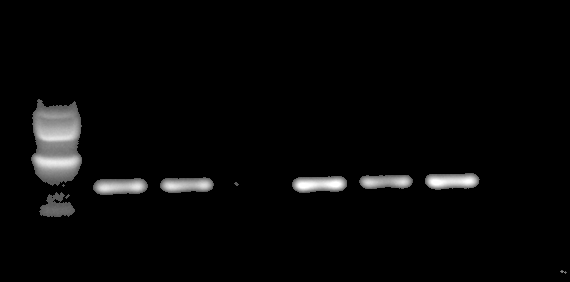
#> input picture data/test_samples/sample7_edit.png, 570 x 282 px, found by its file name
$ python FA_threshold.py
#> lines starting #> are read from the running program, lines starting #| are printed output that depends on the picture; after the words box and inside, x2 and y2 are one past the last pixel; in counts of white or black regions, pixels touching at a corner belong together
#> in firefly, img is the input picture: shape (282, 570); min 0, max 255, mean 7.3
import numpy as np
from skimage import io
from skimage.util import img_as_ubyte


def firefly_threshold(image, n_fireflies=20, n_iter=50, alpha=0.5, beta=0.2, gamma=1.0):
    """
    Firefly Algorithm thresholding pre svetlé pásy na tmavom pozadí.

    image : np.ndarray (float [0,1])
    n_fireflies : počet kandidátov
    n_iter : počet iterácií
    alpha, beta, gamma : parametre FA
    """
#> called with n_fireflies = 20, n_iter = 50, alpha = 0.5, beta = 0.2, gamma = 1
    image = image.astype(float)

    # Inicializácia thresholdov náhodne medzi min a max obrázka
    T_min, T_max = np.min(image), np.max(image)
#> T_min = 0; T_max = 1
    fireflies = np.random.uniform(T_min, T_max, size=n_fireflies)
#> fireflies = 20 values, max 0.964 at index 8, min 0.0202 at index 16, mean 0.582

    def brightness(T):
        mask_bg = image < T
        if np.any(mask_bg):
            return -np.mean(image[mask_bg])  # chceme minimalizovať jas pozadia
        else:
            return -1e6  # penalizácia prázdnej masky

    # Iterácie algoritmu
    for _ in range(n_iter):
        for i in range(n_fireflies):
            for j in range(n_fireflies):
                if brightness(fireflies[j]) > brightness(fireflies[i]):
                    r = abs(fireflies[i] - fireflies[j])
                    attraction = beta * np.exp(-gamma * r**2)
                    fireflies[i] += (
                        attraction * (fireflies[j] - fireflies[i])
                        + alpha * (np.random.rand() - 0.5)
                    )

        # Obmedzenie thresholdov na validný interval
        fireflies = np.clip(fireflies, T_min, T_max)
#> after the loop, fireflies = 20 values, max 0.345 at index 1, min 0.0202 at index 16, mean 0.257

    # Výber najlepšieho thresholdu
    T_opt = fireflies[np.argmax([brightness(f) for f in fireflies])]
#> T_opt = 0.308
    mask = image >= T_opt
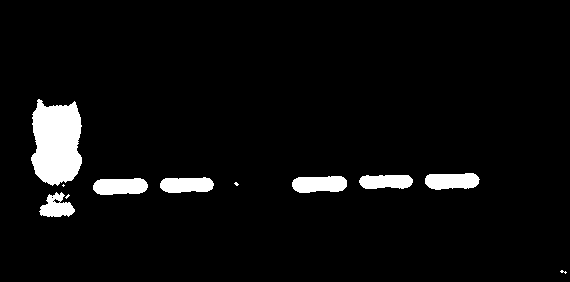
#> mask: shape (282, 570) bool; 4.8% white; 11 white regions (4 under 20 px), largest, box (x1, y1, x2, y2) and area: (31, 99, 82, 186) 3486, (292, 176, 347, 193) 785, (93, 178, 148, 195) 784

    return mask, T_opt


def firefly(image_path):
    """Firefly thresholding pipeline – načítanie, prahovanie, overlay."""
    img = io.imread(image_path, as_gray=True)
    mask, T = firefly_threshold(img / 255.0)
#> T = 0.308
    overlay = np.where(mask, img, 0)
    print(f"Optimal threshold: {T:.4f}")
#| Optimal threshold: 0.3079
    return overlay


if __name__ == "__main__":
    test_image_path = "data/test_samples/sample7_edit.png"

    processed_img = firefly(test_image_path)

    io.imsave("data/processed/sample7_firefly.png", img_as_ubyte(processed_img))
    print("Processed image saved: data/processed/sample7_firefly.png")
